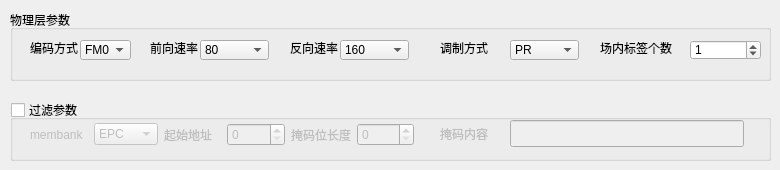
          <widget class="QWidget" name="tab_13">
           <attribute name="title">
            <string>EPC协议配置</string>
           </attribute>
           <widget class="QGroupBox" name="groupBox_50">
            <property name="enabled">
             <bool>true</bool>
            </property>
            <property name="geometry">
             <rect>
              <x>10</x>
              <y>10</y>
              <width>761</width>
              <height>71</height>
             </rect>
            </property>
            <property name="title">
             <string>物理层参数</string>
            </property>
            <property name="checkable">
             <bool>false</bool>
            </property>
            <property name="checked">
             <bool>false</bool>
            </property>
            <widget class="QLabel" name="label_465">
             <property name="geometry">
              <rect>
               <x>20</x>
               <y>30</y>
               <width>51</width>
               <height>16</height>
              </rect>
             </property>
             <property name="text">
              <string>编码方式</string>
             </property>
            </widget>
            <widget class="QComboBox" name="epcCodeType">
             <property name="geometry">
              <rect>
               <x>70</x>
               <y>30</y>
               <width>51</width>
               <height>20</height>
              </rect>
             </property>
             <property name="currentIndex">
              <number>0</number>
             </property>
             <item>
              <property name="text">
               <string>FM0</string>
              </property>
             </item>
             <item>
              <property name="text">
               <string>Miller2</string>
              </property>
             </item>
             <item>
              <property name="text">
               <string>Miller4</string>
              </property>
             </item>
             <item>
              <property name="text">
               <string>Miller8</string>
              </property>
             </item>
            </widget>
            <widget class="QLabel" name="label_470">
             <property name="geometry">
              <rect>
               <x>280</x>
               <y>30</y>
               <width>51</width>
               <height>16</height>
              </rect>
             </property>
             <property name="text">
              <string>反向速率</string>
             </property>
            </widget>
            <widget class="QComboBox" name="epcReverseRate">
             <property name="geometry">
              <rect>
               <x>330</x>
               <y>30</y>
               <width>69</width>
               <height>20</height>
              </rect>
             </property>
             <property name="currentIndex">
              <number>2</number>
             </property>
             <item>
              <property name="text">
               <string>40</string>
              </property>
             </item>
             <item>
              <property name="text">
               <string>80</string>
              </property>
             </item>
             <item>
              <property name="text">
               <string>160</string>
              </property>
             </item>
             <item>
              <property name="text">
               <string>320</string>
              </property>
             </item>
             <item>
              <property name="text">
               <string>640</string>
              </property>
             </item>
            </widget>
            <widget class="QComboBox" name="epcForwardRate">
             <property name="geometry">
              <rect>
               <x>190</x>
               <y>30</y>
               <width>69</width>
               <height>20</height>
              </rect>
             </property>
             <property name="currentIndex">
              <number>1</number>
             </property>
             <item>
              <property name="text">
               <string>40</string>
              </property>
             </item>
             <item>
              <property name="text">
               <string>80</string>
              </property>
             </item>
             <item>
              <property name="text">
               <string>160</string>
              </property>
             </item>
            </widget>
            <widget class="QLabel" name="label_471">
             <property name="geometry">
              <rect>
               <x>140</x>
               <y>30</y>
               <width>51</width>
               <height>16</height>
              </rect>
             </property>
             <property name="text">
              <string>前向速率</string>
             </property>
            </widget>
            <widget class="QComboBox" name="epcModulationType">
             <property name="geometry">
              <rect>
               <x>500</x>
               <y>30</y>
               <width>69</width>
               <height>20</height>
              </rect>
             </property>
             <property name="currentIndex">
              <number>2</number>
             </property>
             <item>
              <property name="text">
               <string>DSB</string>
              </property>
             </item>
             <item>
              <property name="text">
               <string>SSB</string>
              </property>
             </item>
             <item>
              <property name="text">
               <string>PR</string>
              </property>
             </item>
            </widget>
            <widget class="QLabel" name="label_472">
             <property name="geometry">
              <rect>
               <x>430</x>
               <y>30</y>
               <width>51</width>
               <height>16</height>
              </rect>
             </property>
             <property name="text">
              <string>调制方式</string>
             </property>
            </widget>
            <widget class="QLabel" name="label_473">
             <property name="geometry">
              <rect>
               <x>590</x>
               <y>30</y>
               <width>81</width>
               <height>16</height>
              </rect>
             </property>
             <property name="text">
              <string>场内标签个数</string>
             </property>
            </widget>
            <widget class="QSpinBox" name="epcTagNum">
             <property name="geometry">
              <rect>
               <x>680</x>
               <y>30</y>
               <width>71</width>
               <height>20</height>
              </rect>
             </property>
             <property name="maximum">
              <number>1000000</number>
             </property>
             <property name="value">
              <number>1</number>
             </property>
            </widget>
           </widget>
           <widget class="QGroupBox" name="epcSelectPara">
            <property name="enabled">
             <bool>true</bool>
            </property>
            <property name="geometry">
             <rect>
              <x>10</x>
              <y>100</y>
              <width>761</width>
              <height>61</height>
             </rect>
            </property>
            <property name="title">
             <string>过滤参数</string>
            </property>
            <property name="checkable">
             <bool>true</bool>
            </property>
            <property name="checked">
             <bool>false</bool>
            </property>
            <widget class="QWidget" name="layoutWidget_18">
             <property name="geometry">
              <rect>
               <x>20</x>
               <y>20</y>
               <width>384</width>
               <height>29</height>
              </rect>
             </property>
             <layout class="QHBoxLayout" name="horizontalLayout_29">
              <item>
               <widget class="QLabel" name="label_187">
                <property name="text">
                 <string>membank</string>
                </property>
               </widget>
              </item>
              <item>
               <widget class="QComboBox" name="epcSelectMB">
                <property name="currentIndex">
                 <number>1</number>
                </property>
                <property name="modelColumn">
                 <number>0</number>
                </property>
                <item>
                 <property name="text">
                  <string>RFU</string>
                 </property>
                </item>
                <item>
                 <property name="text">
                  <string>EPC</string>
                 </property>
                </item>
                <item>
                 <property name="text">
                  <string>TID</string>
                 </property>
                </item>
                <item>
                 <property name="text">
                  <string>USER</string>
                 </property>
                </item>
               </widget>
              </item>
              <item>
               <widget class="QLabel" name="label_188">
                <property name="text">
                 <string>起始地址</string>
                </property>
               </widget>
              </item>
              <item>
               <widget class="QSpinBox" name="epcSelectPointer"/>
              </item>
              <item>
               <widget class="QLabel" name="label_189">
                <property name="text">
                 <string>掩码位长度</string>
                </property>
               </widget>
              </item>
              <item>
               <widget class="QSpinBox" name="epcSelectMasklen">
                <property name="value">
                 <number>0</number>
                </property>
               </widget>
              </item>
             </layout>
            </widget>
            <widget class="QLabel" name="label_190">
             <property name="geometry">
              <rect>
               <x>430</x>
               <y>20</y>
               <width>58</width>
               <height>27</height>
              </rect>
             </property>
             <property name="text">
              <string>掩码内容</string>
             </property>
            </widget>
            <widget class="QLineEdit" name="epcSelectMask">
             <property name="geometry">
              <rect>
               <x>500</x>
               <y>20</y>
               <width>234</width>
               <height>27</height>
              </rect>
             </property>
             <property name="text">
              <string/>
             </property>
            </widget>
           </widget>
          </widget>
